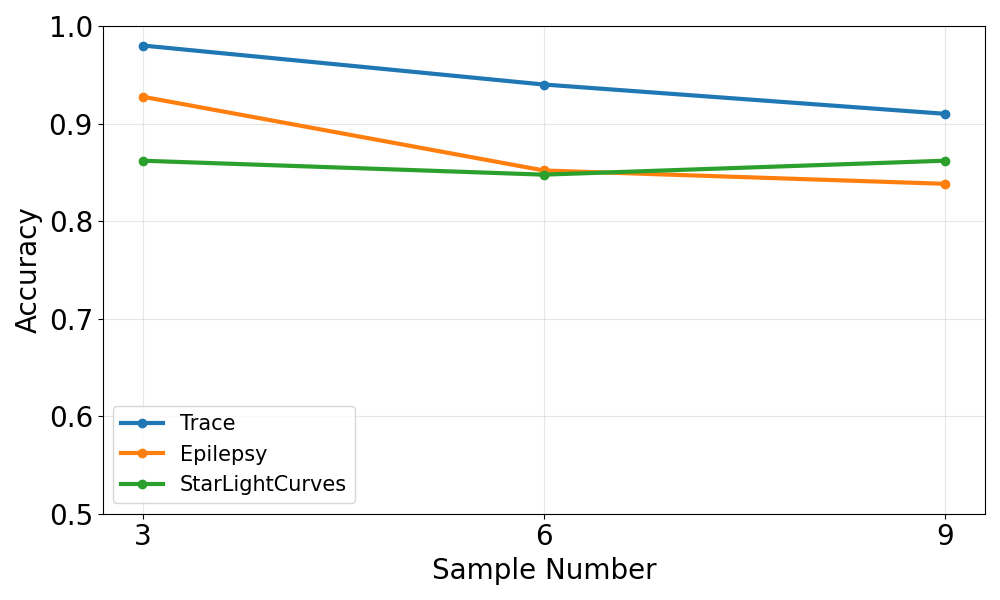

This chart was generated by the following Python code:
import matplotlib.pyplot as plt

# 数据
x_labels = ['3', '6', '9']  # x轴：时间点或参数值，作为分类数据

data = {
    'Trace': [0.98, 0.94, 0.91],
    'Epilepsy': [0.9275, 0.8519, 0.8382],
    'StarLightCurves': [0.8619, 0.8476, 0.8619]
}



# 创建图形
plt.figure(figsize=(10, 6))

# 绘制每条折线
for name, values in data.items():
    plt.plot(x_labels, values, marker='o', linestyle='-', label=name, linewidth=3)

# 标题和标签
# plt.title('Performance Comparison Across Different Datasets')
plt.xlabel('Sample Number', fontsize=20)
plt.ylabel('Accuracy', fontsize=20)
plt.ylim([0.5, 1])

plt.xticks(fontsize=20)
plt.yticks(fontsize=20)


plt.grid(True, alpha=0.3)
plt.legend(fontsize=15)

# 显示图表
plt.tight_layout()
plt.savefig('zhe1.png')